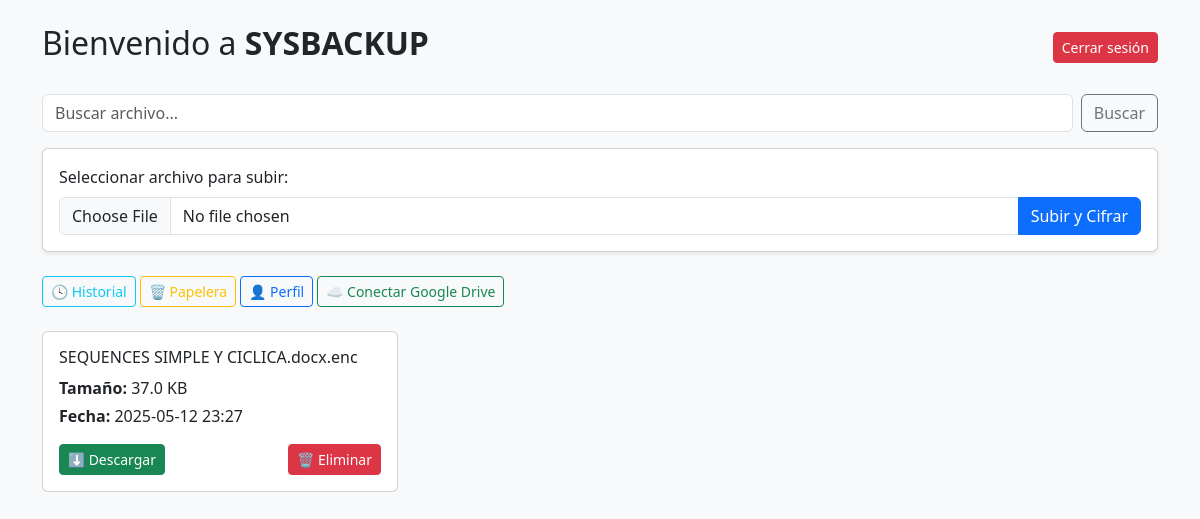
Page / (signed in) on the earlier database version.
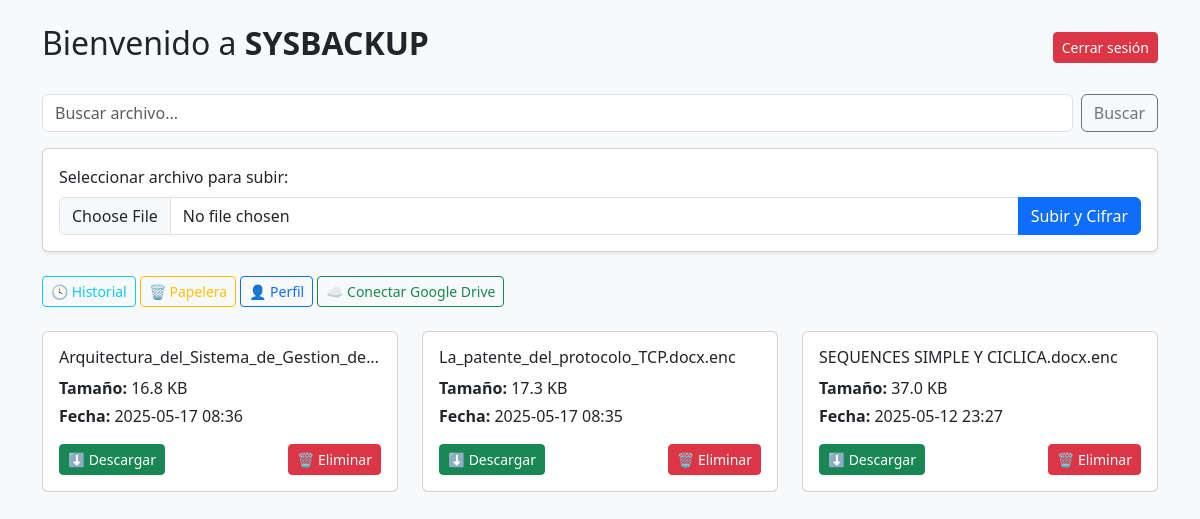
Same page on the later database version.
### app/database.py (models this page shows)
class Backup(db.Model):
    id = db.Column(db.Integer, primary_key=True)
    filename = db.Column(db.String(255), nullable=False)
    size_kb = db.Column(db.Float, nullable=False)
    timestamp = db.Column(db.DateTime, nullable=False)
    user_id = db.Column(db.Integer, db.ForeignKey('user.id'), nullable=False)
    eliminado = db.Column(db.Boolean, default=False)
    user = db.relationship('User', backref='backups')

### app/routes.py (the view)
@main.route("/", methods=["GET"])
@login_required
def index():
    query = request.args.get("q", "").lower()
    backups = Backup.query.filter_by(user_id=current_user.id, eliminado=False).order_by(Backup.timestamp.desc()).all()
    files = [{
        "name": b.filename,
        "size": f"{b.size_kb:.1f} KB",
        "date": b.timestamp.strftime('%Y-%m-%d %H:%M')
    } for b in backups if not query or query in b.filename.lower()]
    return render_template("index.html", files=files, query=query)

### app/database.py (called while the page is built)
@login_manager.user_loader
def load_user(user_id):
    return User.query.get(int(user_id))

### app/templates/index.html (shortened to what this page needs)
<!DOCTYPE html>
<html lang="es">
<head>
    <link href="https://cdn.jsdelivr.net/npm/bootstrap@5.3.0/dist/css/bootstrap.min.css" rel="stylesheet">
</head>
<body>
    <div class="container py-4">
        <div class="d-flex justify-content-between align-items-center mb-4">
            <h2>Bienvenido a <strong>SYSBACKUP</strong></h2>
            <a href="{{ url_for('auth.logout') }}" class="btn btn-danger btn-sm">Cerrar sesión</a>
        </div>
        <div class="mb-3">
            <form method="GET" action="{{ url_for('main.index') }}" class="d-flex">
                <input type="text" name="q" value="{{ query }}" placeholder="Buscar archivo..." class="form-control me-2">
                <button type="submit" class="btn btn-outline-secondary">Buscar</button>
            </form>
        </div>
        <form method="POST" action="{{ url_for('main.upload_file') }}" enctype="multipart/form-data" class="card p-3 shadow-sm mb-4">
            <label class="form-label">Seleccionar archivo para subir:</label>
            <div class="input-group">
                <input type="file" name="file" class="form-control" required>
                <button type="submit" class="btn btn-primary">Subir y Cifrar</button>
            </div>
        </form>
        <div class="mb-4">
            <a href="{{ url_for('main.historial') }}" class="btn btn-outline-info btn-sm">🕓 Historial</a>
            <a href="{{ url_for('main.papelera') }}" class="btn btn-outline-warning btn-sm">🗑 Papelera</a>
            <a href="{{ url_for('auth.perfil') }}" class="btn btn-outline-primary btn-sm">👤 Perfil</a>
            <a href="{{ url_for('main.connect_drive') }}" class="btn btn-outline-success btn-sm">☁️ Conectar Google Drive</a>
        </div>
        <div class="row">
            {% if files %}
                {% for f in files %}
                <div class="col-md-6 col-lg-4 mb-4">
                    <div class="card card-hover">
                        <div class="card-body">
                            <h6 class="card-title text-truncate">{{ f.name }}</h6>
                            <p class="mb-1"><strong>Tamaño:</strong> {{ f.size }}</p>
                            <p class="mb-1"><strong>Fecha:</strong> {{ f.date }}</p>
                            <div class="d-flex justify-content-between mt-3">
                                <a href="{{ url_for('main.download_file', filename=f.name) }}" class="btn btn-sm btn-success">⬇️ Descargar</a>
                                <form action="{{ url_for('main.delete_file', filename=f.name) }}" method="POST">
                                    <button type="submit" class="btn btn-sm btn-danger">🗑 Eliminar</button>
                                </form>
                            </div>
                        </div>
                    </div>
                </div>
                {% endfor %}
            {% else %}
                <p class="text-muted">No hay backups disponibles.</p>
            {% endif %}
        </div>
    </div>
</body>
</html>

Differences in the rows shown:
added Backup: name "Arquitectura_del_Sistema_de_Gestion_de…", size "16.8 KB", date "2025-05-17 08:36"
added Backup: name "La_patente_del_protocolo_TCP.docx.enc", size "17.3 KB", date "2025-05-17 08:35"
